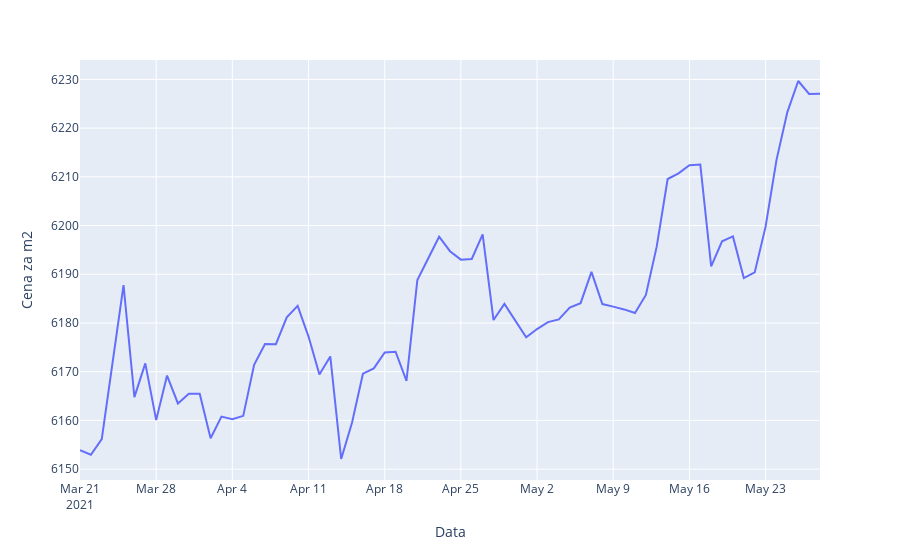

The cell this chart's notebook holds for it:
### Code cell
from data import calc_avg_price_per_meter_per_day

avg_price_per_meter_per_day = calc_avg_price_per_meter_per_day(data)
fig = go.Figure(data=px.line(avg_price_per_meter_per_day, x="Data", y="Cena za m2"))
fig.show()
